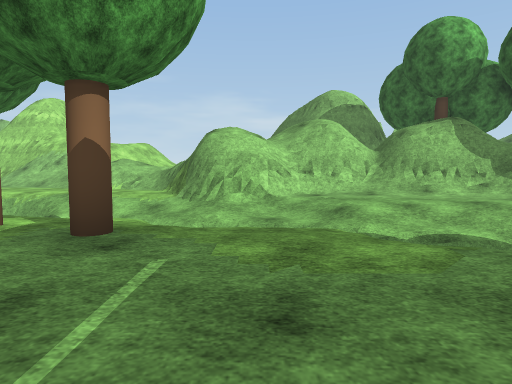
view 1 (above)

17 first-person views from a walk through a scene from a Unity 3-D project. The camera is 1.2 m above the floor, tilts 4° down and sees 75° across. The floor is counted in squares, 2 m on a side. Each view is taken from the middle of a square. On the plan, view 1 faces up. The plan holds only what a view shows up to about 10 squares ahead; the rest is blank. The place goes on beyond the plan. Some trees and plants on the terrain are drawn as simple stand-ins. The player is left out. Some animated figures are left out. Some surface patterns are stand-ins.

view 2
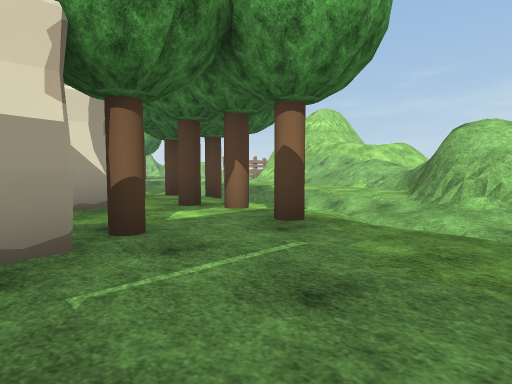

view 3
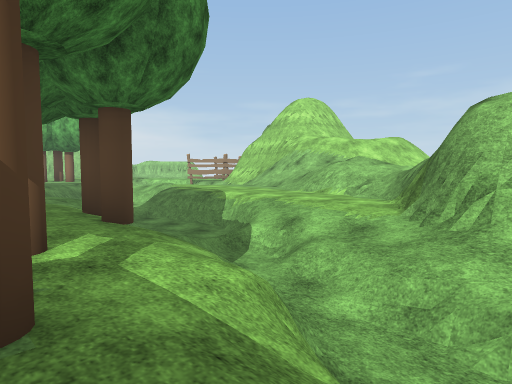

view 4
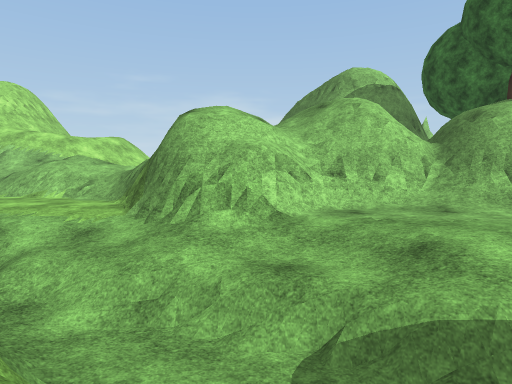

view 5
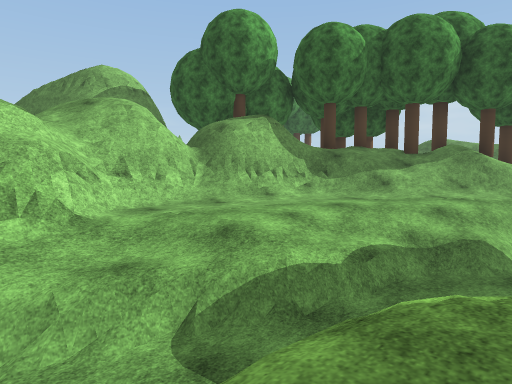

view 6
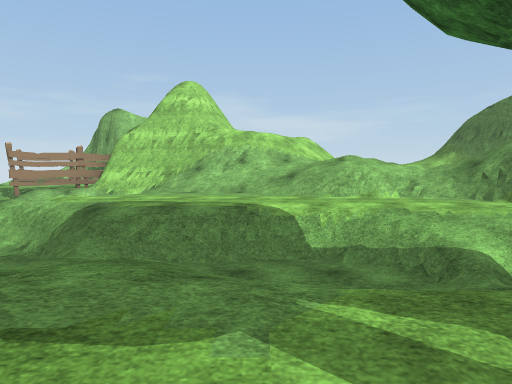

view 7
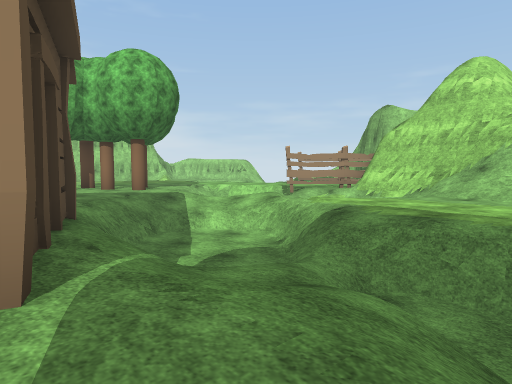

view 8
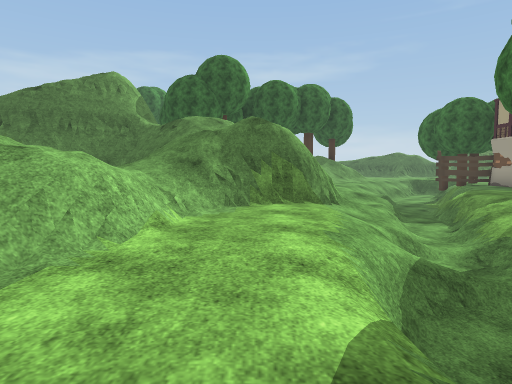

view 9
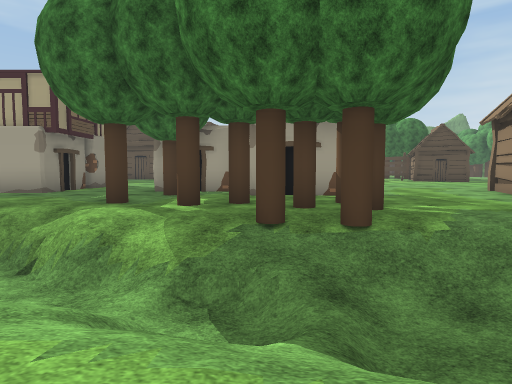

view 10
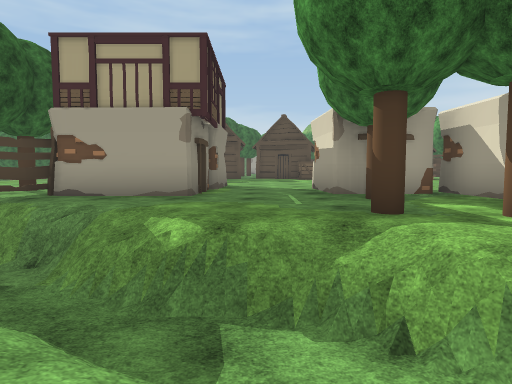

view 11
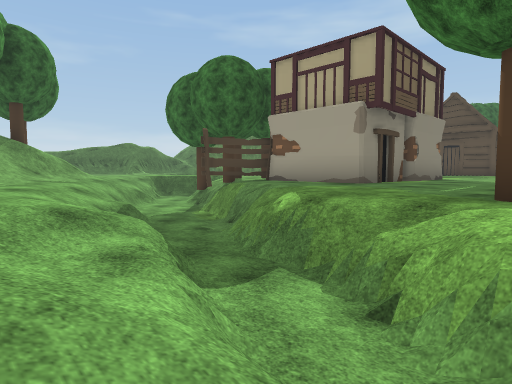

view 12
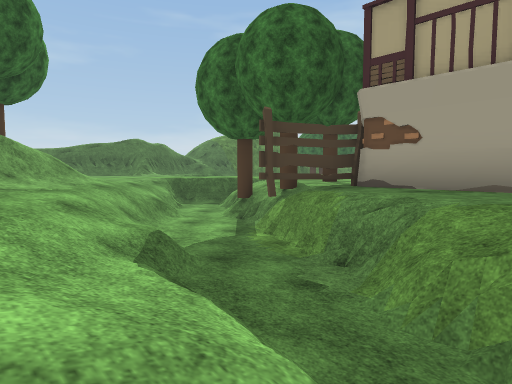

view 13
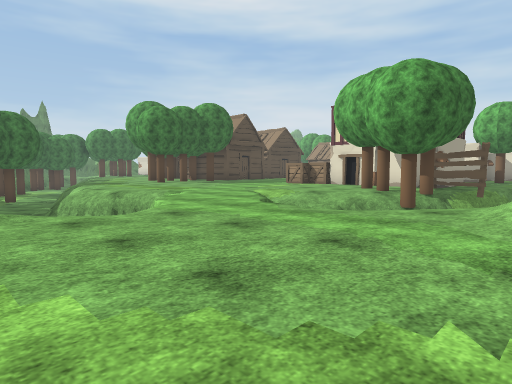

view 14
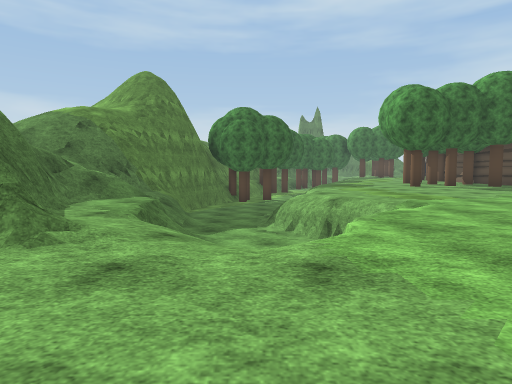

view 15
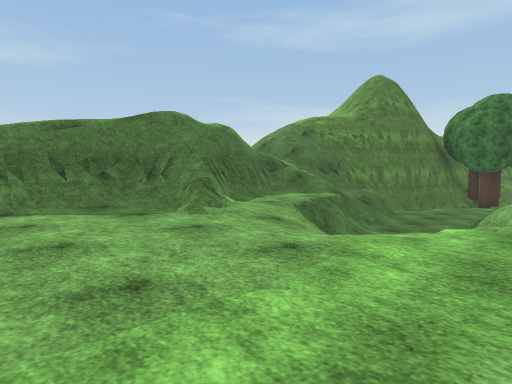

view 16
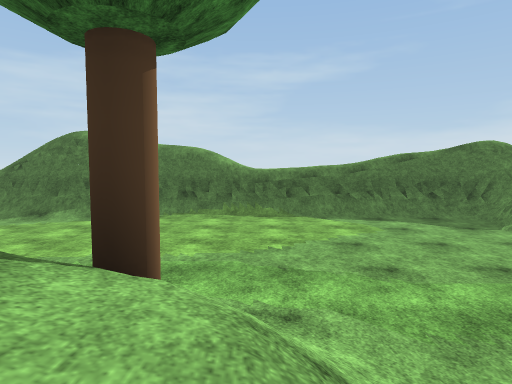

view 17
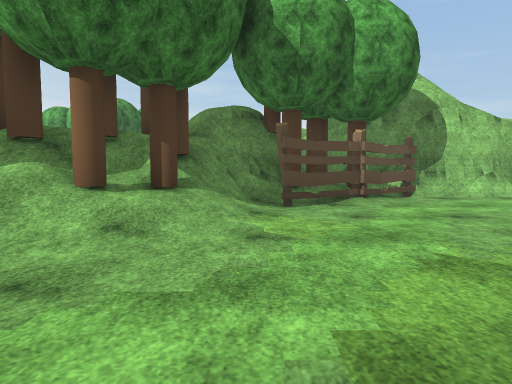

### Floor plan
Key: @ floor where view 1 was taken; # wall or solid block; x gap in a wall; . main floor; - floor 1.5 m lower than the main floor; : floor 2.5 m higher than the main floor; + floor 3.25 m higher than the main floor; * floor 3.75 m higher than the main floor; % floor 4 m higher than the main floor; & floor 4.75 m higher than the main floor; / step, stairs or slope; = window, fence, low wall or low ledge; v drop or lower ground; T tree; F fence; O other object.
Columns run from 18 left of view 1 to 19 right of it. Each row starts with its distance up from view 1.
 13     .F ###=///     #####F....
 12     FF/////////   /=/=##TF....
 11      /  /..////////// =TTTF....
 10     ////.....////////v+TT///....  /#/
  9   /////=/....../#//####*+/TT/..  ..v/
  8 OTT//---#/=vv=///###//##xTTT//  ...v/
  7  T..//--//---/////////.////T/  .... #/
  6    ../# ///////////////////TT  ..../#/
  5       ##//.//TT/=v//////////TT...../#/
  4        ###..TT.T./==/-////////.....//
  3          ...TTT.T.. //--/////......//
  2          ....##....../#/--///......//
  1        ##...  #.T....#FTT/-//......=/
  0        #...   ###.@.##..T//  ......#/
 -1         ...     #..##  T../=/.////##/
 -2                  ..#     .//.. ///##
 -3                  ..#      ...   /.##
 -4                           ...=--//.#
 -5                           ...#=--=/#
 -6                          .....//-//x::
 -7                         ......=--=/#%*
 -8                         ...... --/#v&
 -9                                --

Positions as (right, up) in squares from view 1, and headings:
1: (0, 0), facing up
2: (1, 0), facing up-left
3: (0, 3), facing up-left
4: (0, 3), facing up
5: (-1, 3), facing up-right
6: (-7, 3), facing up
7: (-7, 4), facing up-left
8: (-8, 9), facing right
9: (-4, 9), facing down
10: (0, 7), facing down
11: (-2, 7), facing down-right
12: (1, 6), facing down-right
13: (15, 4), facing down-left
14: (13, 2), facing down
15: (11, 2), facing down-right
16: (9, 4), facing right
17: (13, 10), facing left
